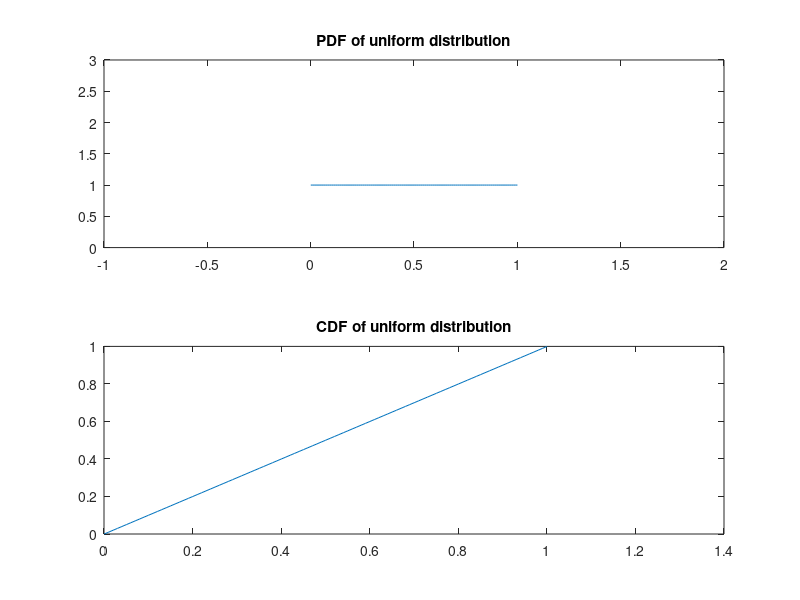

Reproduce this figure in MATLAB.
clc
close all;
N = 100000;
x = rand(1,N);
mu = mean(x);
sigma2 = var(x);
sigma = sqrt(sigma2);
a = mu - sqrt(3).*sigma;
b = mu + sqrt(3).*sigma;
x = a:0.01:b;
y = (1./(b-a)).*ones(1, length(x));
subplot(2,1,1);
plot(x,y);
axis([-1 2 0 3]);
title('PDF of uniform distribution')
z = (x-a)/(b-a);
subplot(2,1,2);
plot(x,z);
title('CDF of uniform distribution')